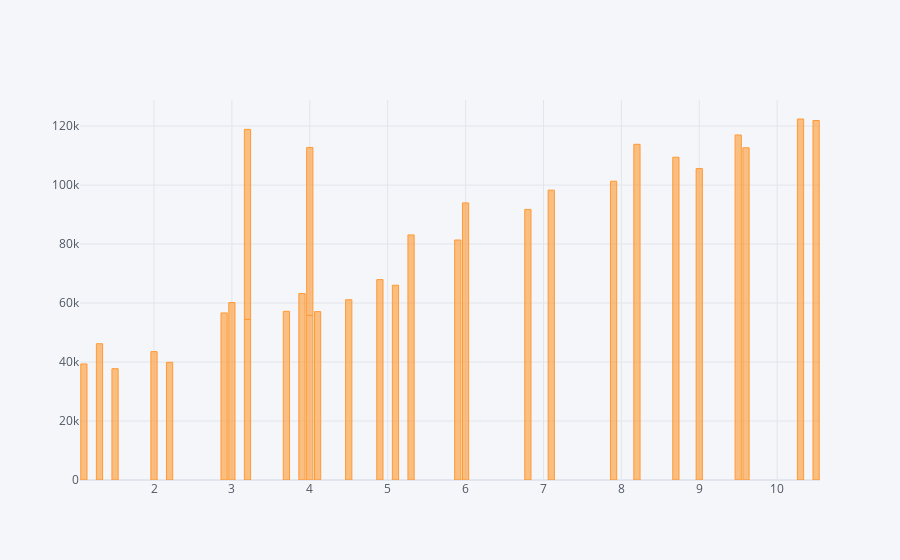

The notebook cell this image was saved under:
### Code cell
df.iplot(kind='bar', x='YearsExperience', y='Salary')

### Figure 1 — Plotly figure (JSON) as saved in the notebook; plotly's stock layout.template omitted (floating-point values rounded to 4 significant figures)
{"data": [{"marker": {"color": "rgba(255, 153, 51, 0.6)", "line": {"color": "rgba(255, 153, 51, 1.0)", "width": 1}}, "name": "Salary", "orientation": "v", "text": "", "type": "bar", "x": [1.1, 1.3, 1.5, 2, 2.2, 2.9, 3, 3.2, 3.2, 3.7, 3.9, 4, 4, 4.1, 4.5, 4.9, 5.1, 5.3, 5.9, 6, 6.8, 7.1, 7.9, 8.2, 8.7, 9, 9.5, 9.6, 10.3, 10.5], "y": [39343, 46205, 37731, 43525, 39891, 56642, 60150, 54445, 64445, 57189, 63218, 55794, 56957, 57081, 61111, 67938, 66029, 83088, 81363, 93940, 91738, 98273, 101302, 113812, 109431, 105582, 116969, 112635, 122391, 121872]}], "layout": {"legend": {"bgcolor": "#F5F6F9", "font": {"color": "#4D5663"}}, "paper_bgcolor": "#F5F6F9", "plot_bgcolor": "#F5F6F9", "title": {"font": {"color": "#4D5663"}}, "xaxis": {"gridcolor": "#E1E5ED", "showgrid": true, "tickfont": {"color": "#4D5663"}, "title": {"font": {"color": "#4D5663"}, "text": ""}, "zerolinecolor": "#E1E5ED"}, "yaxis": {"gridcolor": "#E1E5ED", "showgrid": true, "tickfont": {"color": "#4D5663"}, "title": {"font": {"color": "#4D5663"}, "text": ""}, "zerolinecolor": "#E1E5ED"}}}
